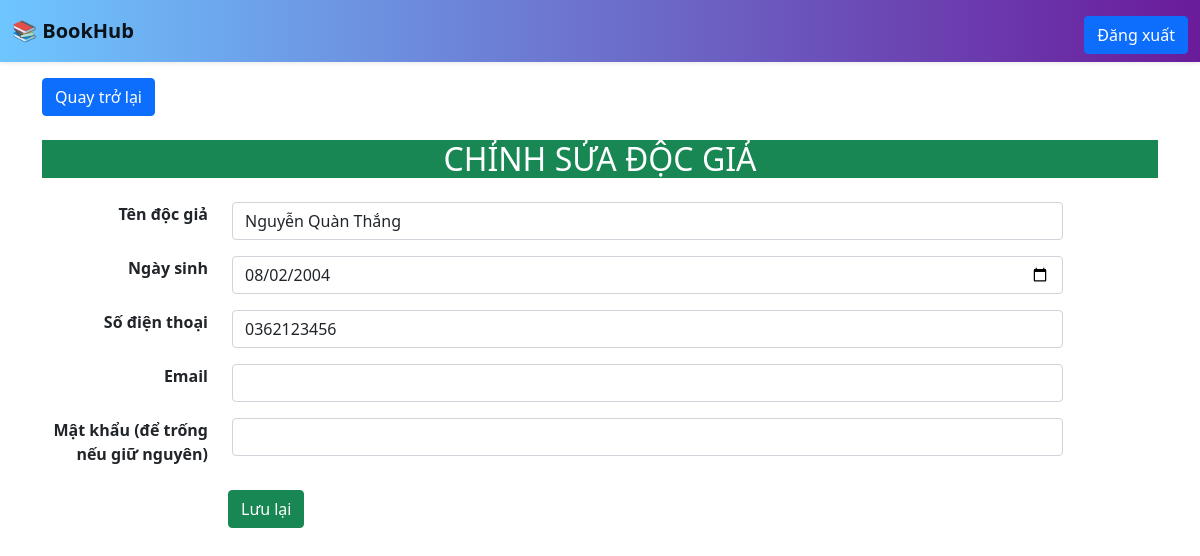
/docgia/chinhsuadocgia.php?id=1 (signed in), run on the app's committed database.
### tables this page shows
CREATE TABLE `doc_gia` (
  `ma_doc_gia` int(11) NOT NULL,
  `ten_doc_gia` varchar(255) NOT NULL,
  `ngay_sinh` date NOT NULL,
  `so_dien_thoai` varchar(15) NOT NULL,
  `created_at` timestamp NOT NULL DEFAULT current_timestamp(),
  `email` varchar(255) NOT NULL,
  `mat_khau` varchar(255) DEFAULT NULL
);

### docgia/chinhsuadocgia.php (the view, shortened to what this page needs)
<?php
require_once "../config.php";
if(isset($_GET['id'])){
    $id = (int)$_GET['id'];
    $sql = "SELECT * FROM doc_gia WHERE ma_doc_gia = $id";
    $res = mysqli_query($conn,$sql);
    $rows = mysqli_fetch_assoc($res);
    $tendg    = $rows['ten_doc_gia'];
    $ngaysinh = $rows['ngay_sinh'];
    $sdt      = $rows['so_dien_thoai'];
    $email    = $rows['email'];
} else {
    header('location: hienthidocgia.php');
    die();
}
?>
<!DOCTYPE html>
<html lang="vi">
<head>
    <link href="https://cdn.jsdelivr.net/npm/bootstrap@5.1.3/dist/css/bootstrap.min.css" rel="stylesheet">
</head>
<body>
   <nav class="navbar navbar-expand-lg navbar-light shadow-sm sticky-top" style="background: linear-gradient(to right, #6EC6FF, #6A1B9A);">
        <div class="container-fluid">
            <a class="navbar-brand fw-bold" href="../index.php">
                <span class="text-gradient">📚 BookHub</span>
            </a>
            <div class="collapse navbar-collapse" id="navbarNav">
                <ul class="navbar-nav ms-auto">
                    <li class="nav-item"><a class="btn btn-primary mt-2" href="../dangxuat.php">Đăng xuất</a></li>
                </ul>
            </div>
        </div>
    </nav>
    <div class="container mt-3">
        <a href="hienthidocgia.php" class="btn btn-primary">Quay trở lại</a>
        <h2 class="text-center bg-success text-white mt-4 mb-4">CHỈNH SỬA ĐỘC GIẢ</h2>
        <form method="POST">
            <div class="row mb-3">
                <label for="tendg" class="form-label col-sm-2 text-end"><strong>Tên độc giả</strong></label>
                <div class="col-sm-9">
                    <input type="text" class="form-control" id="tendg" name="tendg" value="<?php echo htmlspecialchars($tendg); ?>">
                </div>
            </div>
            <div class="row mb-3">
                <label for="ngaysinh" class="form-label col-sm-2 text-end"><strong>Ngày sinh</strong></label>
                <div class="col-sm-9">
                    <input type="date" class="form-control" id="ngaysinh" name="ngaysinh" value="<?php echo htmlspecialchars($ngaysinh); ?>">
                </div>
            </div>
            <div class="row mb-3">
                <label for="sdt" class="form-label col-sm-2 text-end"><strong>Số điện thoại</strong></label>
                <div class="col-sm-9">
                    <input type="text" class="form-control" id="sdt" name="sdt" value="<?php echo htmlspecialchars($sdt); ?>">
                </div>
            </div>
            <div class="row mb-3">
                <label for="email" class="form-label col-sm-2 text-end"><strong>Email</strong></label>
                <div class="col-sm-9">
                    <input type="email" class="form-control" id="email" name="email" value="<?php echo htmlspecialchars($email); ?>">
                </div>
            </div>
            <div class="row mb-3">
                <label for="mat_khau" class="form-label col-sm-2 text-end"><strong>Mật khẩu (để trống nếu giữ nguyên)</strong></label>
                <div class="col-sm-9">
                    <input type="password" class="form-control" id="mat_khau" name="mat_khau" value="">
                </div>
            </div>
            <button class="btn btn-success offset-sm-2" name="save">Lưu lại</button>
        </form>
    </div>
</body>
</html>

### data on the page
doc_gia: tendg "Nguyễn Quàn Thắng", ngaysinh "08/02/2004", sdt "0362123456"
